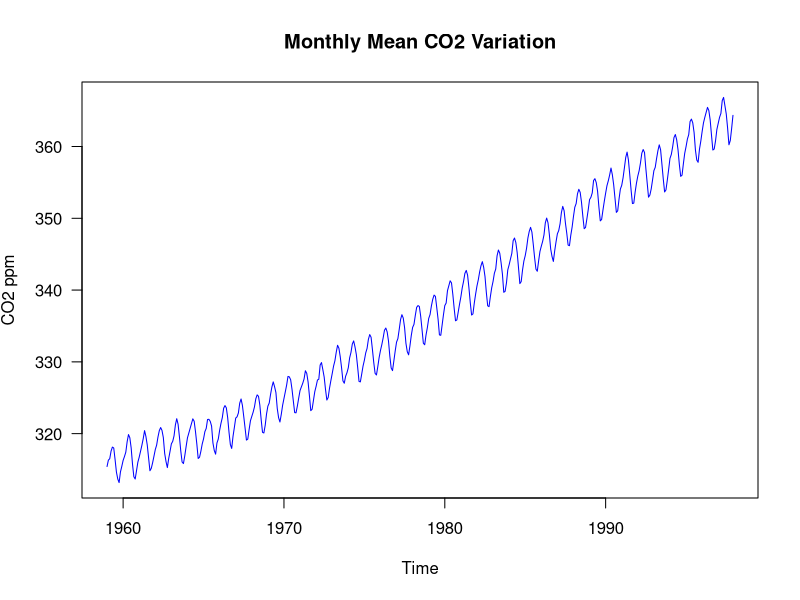
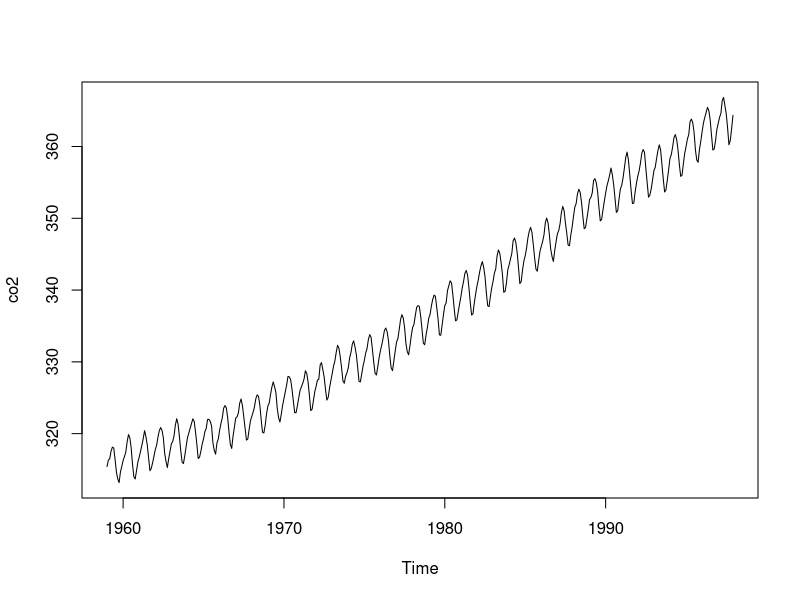
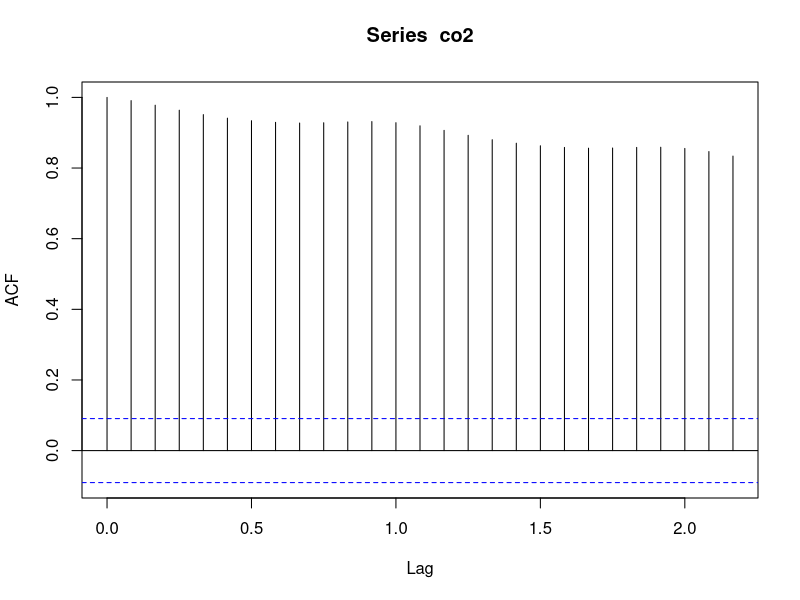
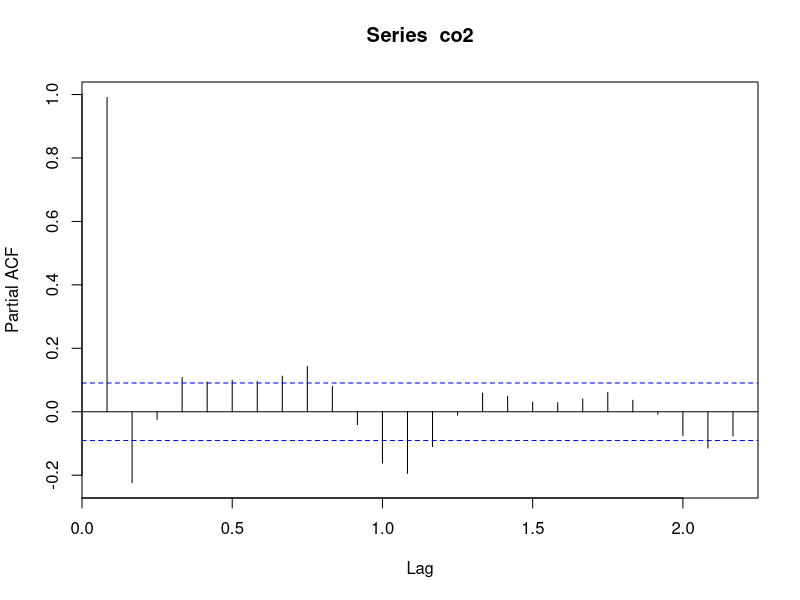
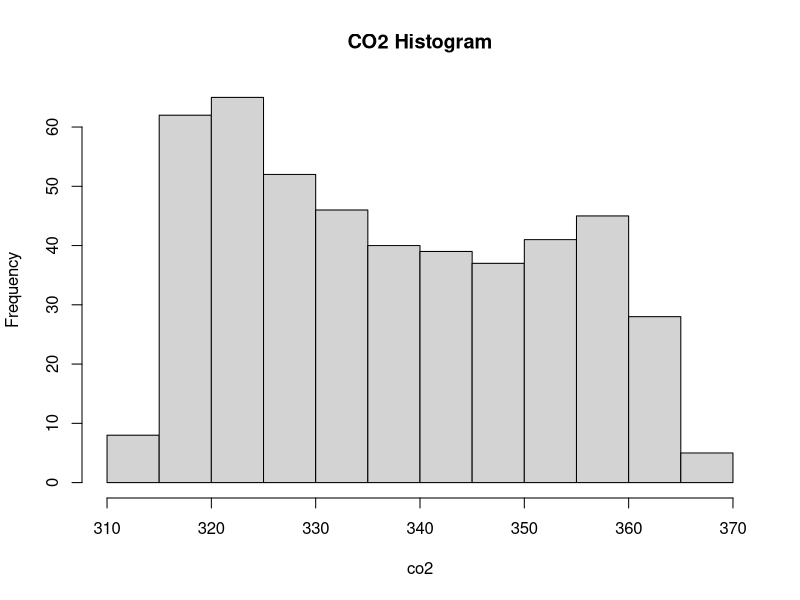
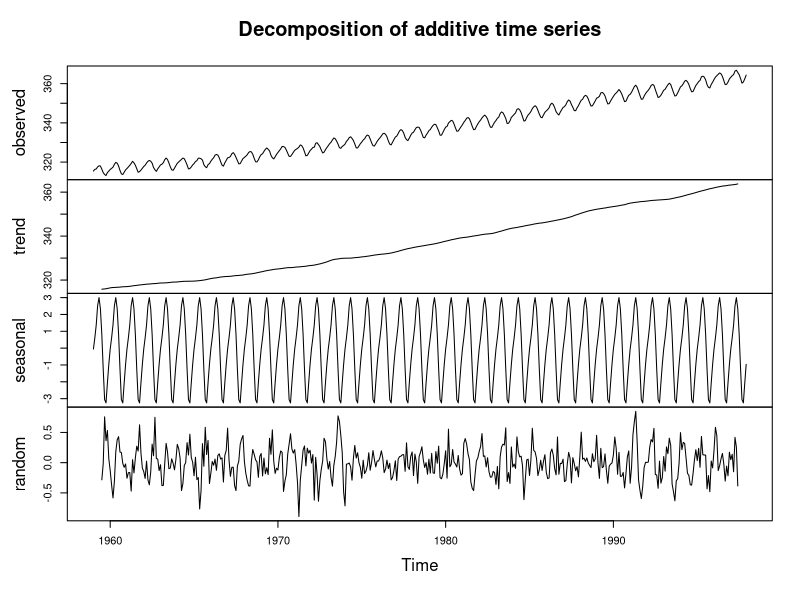
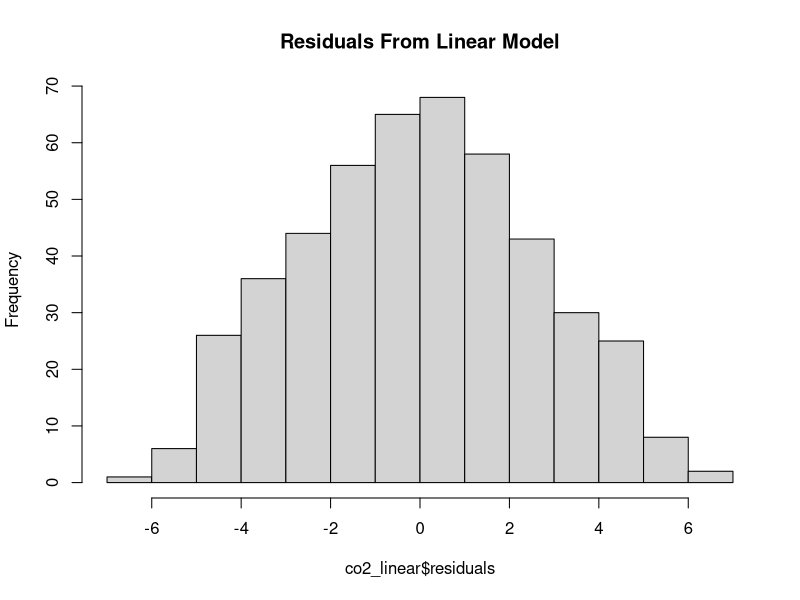
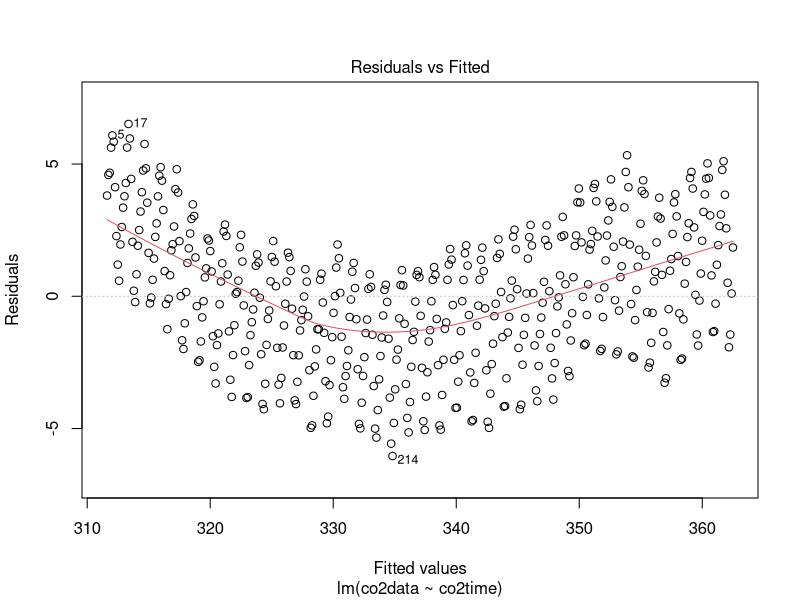

These figures' R source, in order:
## ---- chunk 1
plot(co2, ylab = expression("CO2 ppm"), col = 'blue', las = 1)
title(main = "Monthly Mean CO2 Variation")
#apt-get install texlive-xetex
## ---- chunk 2
#https://github.com/rstudio/bookdown/issues/292
plot(co2)
summary(co2)
str(co2)
acf(co2)
pacf(co2)
library(Hmisc)
co2df=data.frame(
  co2data=as.vector(co2),
  co2time=time(co2)
  )
describe(co2df)
hist(co2,main="CO2 Histogram")
co2_decomp=decompose(co2)
plot(co2_decomp)
## ---- chunk 3

########################################
#first linear
co2_linear=lm(co2data~co2time,data=co2df)
summary(co2_linear)
hist(co2_linear$residuals,main="Residuals From Linear Model")
plot(co2_linear)
plot(co2,main="Linear Model")
abline(co2_linear,col="red")

#################################3
# explore about log transform
co2_log=lm(log(co2data)~co2time,data=co2df)
hist(co2_log$residuals,main="Residuals From Log-Transformation Model")
plot(co2_log)
plot(log(co2),main="Log-Transformation Model")
abline(co2_log,col="red")


#############################################
#second polynomial
co2_poly=lm(co2data~co2time+I(co2time^2),data=co2df)
summary(co2_poly)
hist(co2_poly$residuals,main="Residuals From Quadratic Model")
plot(co2_poly)
plot(co2df$co2time,co2df$co2data,type = "l",
     main="Quadratic Model",xlab="Time",ylab="CO2 (ppm)")
predicted_co2_poly <- predict(co2_poly,list(co2time=co2df$co2time))
x_for_plot=as.vector(co2df$co2time)
y_for_plot=as.vector(predicted_co2_poly)
lines(x_for_plot,y_for_plot,col="red")

#######################################
#try to understand seasons
seasonMaker=function(d) {
  int_floor=floor(d)
  int_ceil=ceiling(d)
  dpart=d-int_floor
  twelths=seq(from=0,to=1,by=1/12)
  abs_dists=abs(twelths-dpart)
  #print(abs_dists)
  idx_min=which.min(abs_dists)
  if(idx_min==length(abs_dists)) {
    return(1)
  }
  return(idx_min)
}
seasonMakerIndicator=function(idx,s) {
  if(s==idx) {
    return(1)
  } else {
    return(0)
  }
}
seasonData=sapply(co2df$co2time,seasonMaker)
co2Sdf=data.frame(
  co2time=co2df$co2time,
  co2data=co2df$co2data
)
for(sname in seq(from=1,to=11)) {
  col_name=paste("season_",sname,sep="")
  season_indicators=c()
  for(t_idx in 1:length(seasonData)) {
    season_idx=seasonData[t_idx]
    season_indicator=seasonMakerIndicator(season_idx,sname)
    season_indicators=c(season_indicators,season_indicator)
  }
  co2Sdf[,col_name]=season_indicators
}
head(co2Sdf)

#######################################
# polynomial model using dummy seasons
co2s_poly=lm(co2data~co2time+I(co2time^2)+season_1+season_2+
               season_3+season_4+season_5+season_6+season_7+
               season_8+season_9+season_10+season_11,data=co2Sdf)
summary(co2s_poly)
hist(co2s_poly$residuals,
     main="Residuals From Quadratic Model With Dummy Seasons")
acf(co2s_poly$residuals,
    main="Correlogram of Residuals from Quadratic Model With Dummy Seasons")
pacf(co2s_poly$residuals,
     main="PACF Residuals from Quadratic Model With Dummy Seasons")
plot(co2s_poly)
plot(co2Sdf$co2time,co2Sdf$co2data,type = "l",
     main="Quadratic Model with Dummy Seasons",sub="With Predictions in Blue",xlim=c(1959,2022),ylim=c(300,500),xlab="Time",ylab="CO2 (ppm)")
predicted_co2s_poly <- predict(co2s_poly,list(co2time=co2Sdf$co2time,
                                             season_1=co2Sdf$season_1,
                                             season_2=co2Sdf$season_2,
                                             season_3=co2Sdf$season_3,
                                             season_4=co2Sdf$season_4,
                                             season_5=co2Sdf$season_5,
                                             season_6=co2Sdf$season_6,
                                             season_7=co2Sdf$season_7,
                                             season_8=co2Sdf$season_8,
                                             season_9=co2Sdf$season_9,
                                             season_10=co2Sdf$season_10,
                                             season_11=co2Sdf$season_11))
x_for_plot=as.vector(co2Sdf$co2time)
y_for_plot=as.vector(predicted_co2s_poly)
lines(x_for_plot,y_for_plot,col="red")

###########################
# now generate time data from 1998 to present so that the predictor
# can generate predictions for it
from_1998_to_present=seq(from=max(co2Sdf$co2time),to=2021+10.5/12,by=1/12)
from_1998_to_present_season_idx=sapply(from_1998_to_present,seasonMaker)
then_to_now_df=data.frame(
  co2time=from_1998_to_present
)
for(sname in seq(from=1,to=11)) {
  col_name=paste("season_",sname,sep="")
  season_indicators=c()
  for(t_idx in 1:length(from_1998_to_present_season_idx)) {
    season_idx=from_1998_to_present_season_idx[t_idx]
    season_indicator=seasonMakerIndicator(season_idx,sname)
    season_indicators=c(season_indicators,season_indicator)
  }
  then_to_now_df[,col_name]=season_indicators
}
predicted_FUTURE_co2s_poly <- predict(co2s_poly,
                                      list(co2time=then_to_now_df$co2time,
                                             season_1=then_to_now_df$season_1,
                                             season_2=then_to_now_df$season_2,
                                             season_3=then_to_now_df$season_3,
                                             season_4=then_to_now_df$season_4,
                                             season_5=then_to_now_df$season_5,
                                             season_6=then_to_now_df$season_6,
                                             season_7=then_to_now_df$season_7,
                                             season_8=then_to_now_df$season_8,
                                             season_9=then_to_now_df$season_9,
                                             season_10=then_to_now_df$season_10,
                                           season_11=then_to_now_df$season_11))
x_for_plot=as.vector(then_to_now_df$co2time)
y_for_plot=as.vector(predicted_FUTURE_co2s_poly)
lines(x_for_plot,y_for_plot,col="blue")




                                             
                                             
                                             

## ---- chunk 4
first_diff=diff(co2)
plot(first_diff)
diffed_co2=co2-first_diff
head(first_diff)

arima_matrix=matrix(c(0,0,0,0),nrow=1,ncol=4)
for(p in 1:3) {
  for(i in 1:3) {
    for(q in 1:3) {
      print(paste(p,i,q))
      my_arima=arima(co2,order=c(p,i,q),optim.control = list(maxit=500))
      arima_matrix=rbind(arima_matrix,c(p,i,q,my_arima$aic))
    }
  }
}
arima_df=data.frame(
  p=arima_matrix[,1],
  i=arima_matrix[,2],
  q=arima_matrix[,3],
  a=arima_matrix[,4]
)
arima_df=arima_df[2:dim(arima_df)[1],]
rownames(arima_df) <- 1:nrow(arima_df)
head(arima_df)
best_arima_idx=which.min(arima_df$a)
print(best_arima_idx)
print(arima_df[best_arima_idx,])
best_arima=arima(co2,c(arima_df[best_arima_idx,1],arima_df[best_arima_idx,2],arima_df[best_arima_idx,3]), optim.control = list(maxit=500))
print(best_arima)
#install.packages("forecast")
library("forecast")
print(auto.arima(co2))
plot(forecast(best_arima,(2021-1998)*12))
plot(forecast(auto.arima(co2),(2021-1998)*12))
                         

## ---- chunk 5
mlo_data=read.table("co2_weekly_mlo.txt")
head(mlo_data)
colnames(mlo_data)=c("yr","mon","day","decimal","ppm","ya","tya","s8")


get_num_missing=function(v) {
  neg_ind=v<0
  num_neg=sum(neg_ind)
  return(num_neg)
}

getIndexOfFirstMissing=function(v) {
  f_res=which(v<=0)
  #head(f_res)
  f_res=as.vector(f_res)
  return(f_res[1])
  
}
library("forecast")
#use auto.arima to fill in missing values
num_missing=get_num_missing(mlo_data$ppm)
loop_count=0
plot(mlo_data$decimal,mlo_data$ppm,main="Before Imputation",type="l")
while(num_missing>0) {
 print(paste("Loop count is ",loop_count))
 print(paste("num missing is ",num_missing))
 idx_first_missing=getIndexOfFirstMissing(mlo_data$ppm)
 time_at_missing_idx=mlo_data[idx_first_missing-1,"decimal"]
 print(paste("idx_first_missing is ",idx_first_missing))
 input_arima=mlo_data[1:(idx_first_missing-1),]
 print(dim(input_arima))
 input_arima=input_arima[,c("decimal","ppm")]
 print(dim(input_arima))
 #print(input_arima$ppm)
 input_arima_ts=ts(input_arima$ppm,frequency=52,start=c(1974,20))
 #the_model=auto.arima(input_arima_ts)
 the_model=arima(input_arima_ts,order=c(2,1,2))
 print(the_model)
 predicted_obj=predict(the_model)
 predicted_value=as.numeric(predicted_obj[1])
 print(paste("The pred value is",predicted_value))
 mlo_data[idx_first_missing,"ppm"]=predicted_value
 loop_count=loop_count+1
 num_missing=get_num_missing(mlo_data$ppm)
 print(paste("at end of loop, num missing is ",num_missing))
}
plot(mlo_data$decimal,mlo_data$ppm,main="After Imputation",type="l")


#library(Hmisc)
#describe(mlodf)
# get regular data (from yr dec)

#mlodf_impute=data.frame(
#  yr_dec=mlodf$YRDEC,
#  co2=mlodf$CO2
#)
#mlodf_impute=mlodf_impute[mlodf_impute$co2>0,]
#
#print("dim before")
#tail(mlodf_impute)
#print(dim(mlodf_impute))
#for(i in 1:nrow(mlodf)) {
#  temp_row=mlodf[i,]
#  if(temp_row$YRAGO>0) {
#    new_row=c(temp_row[1,"YRDEC"]-1,temp_row[1,"YRAGO"])
#    mlodf_impute=rbind(mlodf_impute,new_row)
#    if(i==1) {
#     print('tail')
#      print(tail(mlodf_impute))
#    }
#  }
#  if(temp_row$TENYRAGO>0) {
#    new_row=c(temp_row[1,"YRDEC"]-10,temp_row[1,"TENYRAGO"])
#    mlodf_impute=rbind(mlodf_impute,new_row)    
#  }
#}
#print("dim after")
#print(dim(mlodf_impute))
#mlodf_impute=mlodf_impute[order(mlodf_impute$yr_dec),]
#plot(mlodf_impute[,1],mlodf_impute[,2],type="l")
#write.csv(mlodf_impute,file="eddie.dat",row.names = FALSE)
#mlodf_ts=as.ts(mlodf_impute$co2)
#plot(mlodf_ts)
#write.csv(mlodf_ts,file="eddie.dat",sep="\t")

## ---- chunk 6
#noaa_train=mlodf_impute[mlodf_impute$yr_dec<2020,]
#noaa_test=mlodf_impute[mlodf_impute$yr_dec>=2020,]
